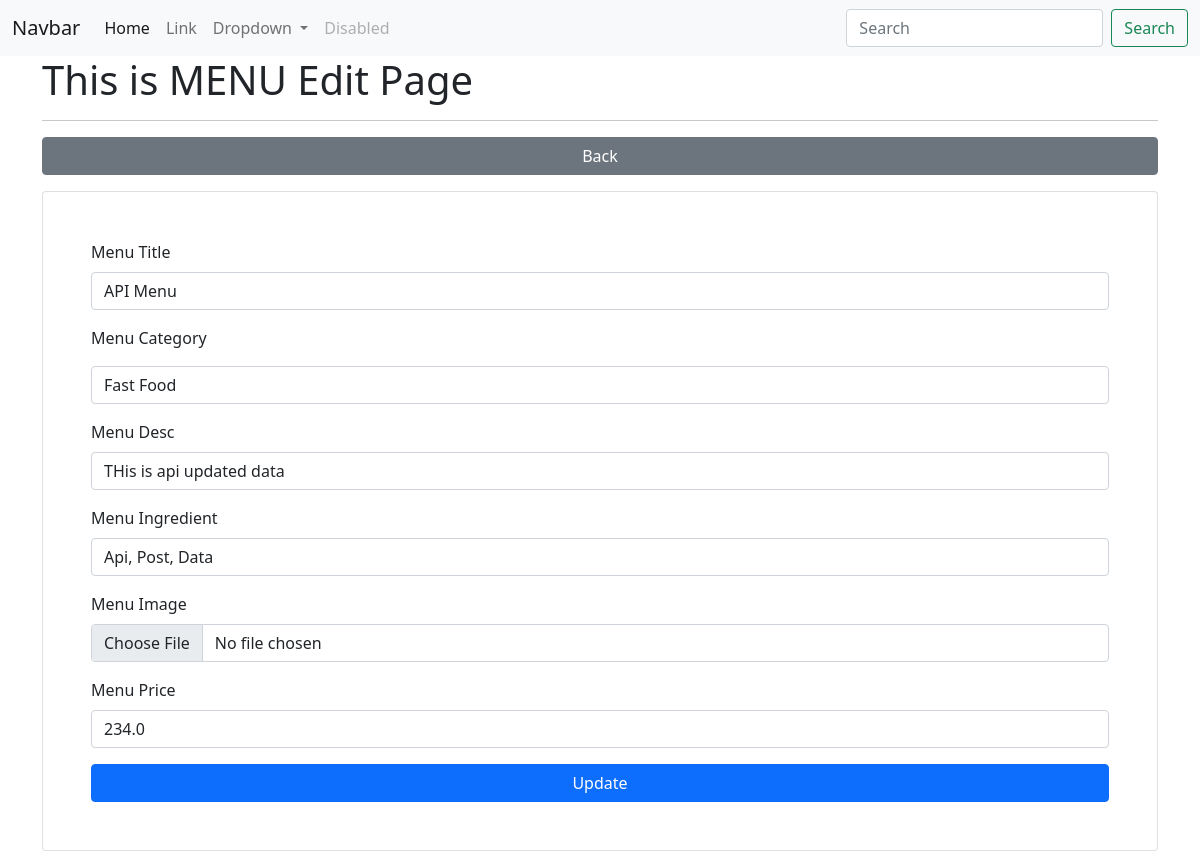
/menu/edit/5/ (signed in), run on the app's committed database.
### app_restro/models.py (models this page shows, shortened)
class Menu(models.Model):
    menu_title = models.CharField(max_length=200)
    category_id = models.ForeignKey(Category, on_delete=models.CASCADE)
    menu_desc = models.CharField(max_length=200)
    menu_img = models.FileField(upload_to="menu/images/", blank=True)
    menu_ingredient = models.CharField(max_length=200)
    menu_price = models.FloatField()
    class Meta:
        db_table = "app_menus"

### app_restro/views.py (the view)
# urls.py: path('menu/edit/<int:id>/', views.menu_edit, name='menu-edit'),
@login_required(login_url='/authentication/login')
def menu_edit(request, id):
    data = Menu.objects.get(id=id)
    categories = Category.objects.all()
    context = {"data": data, "categories": categories}
    return render(request, 'menus/edit.html', context)

### templates/menus/edit.html (shortened to what this page needs)
{% extends "layouts/master.html" %}
{% block content %}
<div class="container">
    <h1>This is MENU Edit Page</h1>
    <hr>
    <a href="{% url 'menu-list' %}" class="btn btn-secondary col-12 mb-3">Back</a>
    <div class="card p-5">
        <form action="{% url 'menu-update' %}" method="post" enctype="multipart/form-data">
            <div class="form-group mb-3">
                <label for="menu_title">Menu Title</label>
                <input type="text" name="menu_title" class="form-control mt-2" value="{{ data.menu_title }}">
            </div>
            <div class="form-group mb-3">
                <label for="category_id">Menu Category</label>
                <select class="form-control mt-3" name="category_id" id="">
                    {% for val in categories %}
                    <option value="{{ val.id }}">{{ val.category_name }}</option>
                    {% endfor %}
                </select>
            </div>
            <div class="form-group mb-3">
                <label for="menu_desc">Menu Desc</label>
                <input type="text" name="menu_desc" class="form-control mt-2" value="{{ data.menu_desc }}">
            </div>
            <div class="form-group mb-3">
                <label for="menu_ingredient">Menu Ingredient</label>
                <input type="text" name="menu_ingredient" class="form-control mt-2" value="{{ data.menu_ingredient }}">
            </div>
            <div class="form-group mb-3">
                <label for="menu_img">Menu Image</label>
                <input type="file" name="menu_img" class="form-control mt-2" value="{{ data.menu_img }}">
            </div>
            <div class="form-group mb-3">
                <label for="menu_price">Menu Price</label>
                <input type="text" name="menu_price" class="form-control mt-2" value="{{ data.menu_price}}">
            </div>
            <input type="submit" class="btn btn-primary col-12" value="Update">
        </form>
    </div>
</div>
{% endblock %}

### data on the page
Menu: menu_title "API Menu", menu_desc "THis is api updated data", menu_ingredient "Api, Post, Data", menu_price "234.0"

### other printed values
form field category_id "Fast Food"
